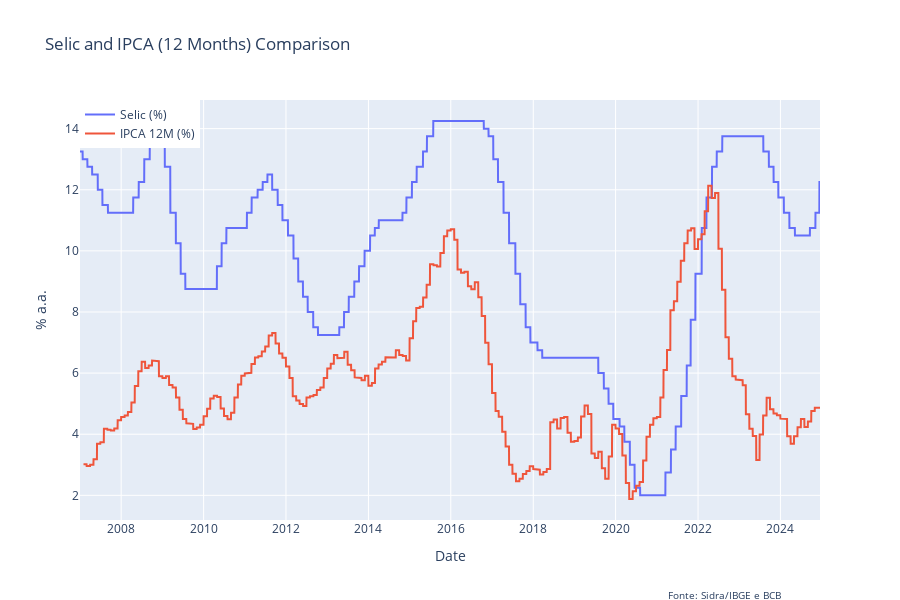

The code cell stored with this chart in its notebook:
### Code cell
import plotly.graph_objects as go


# Merge with forward fill for IPCA data
merged_data = (selic
               .rename(columns={'selic': 'Selic (%)'})
               .merge(ipca[['date', 'Var. MM12M (%)']],
                      left_on='data',
                      right_on='date',
                      how='left')  # Left join to keep all Selic dates
               .drop(columns=['date'])
               .rename(columns={'data': 'Date', 'Var. MM12M (%)': 'IPCA 12M (%)'})
               .sort_values(by='Date')
               .fillna(method='ffill'))  # Forward-fill the IPCA data

# Plot with Plotly
fig = go.Figure()

# Add Selic line
fig.add_trace(go.Scatter(x=merged_data['Date'],
                         y=merged_data['Selic (%)'],
                         mode='lines',
                         name='Selic (%)',
                         line=dict(width=2)))

# Add IPCA line
fig.add_trace(go.Scatter(x=merged_data['Date'],
                         y=merged_data['IPCA 12M (%)'],
                         mode='lines',
                         name='IPCA 12M (%)',
                         line=dict(width=2)))

# Update layout
fig.update_layout(title='Selic and IPCA (12 Months) Comparison',
                  xaxis_title='Date',
                  yaxis_title='% a.a.',
                  template='plotly',
                  legend=dict(x=0, y=1, traceorder='normal'),
                  width=900, height=600,
                  annotations=[
                      dict(text='Fonte: Sidra/IBGE e BCB',
                           x=0.95, y=-0.2,
                           xref='paper', yref='paper',
                           showarrow=False,
                           font=dict(size=10))
                  ])

# Show plot
fig.show()

### Figure 1 — Plotly figure (JSON) as saved in the notebook; plotly's stock layout.template omitted (floating-point values rounded to 4 significant figures; data arrays with more than 128 entries replaced by an {"elided": "..."} marker saying what was removed)
{"data": [{"line": {"width": 2}, "mode": "lines", "name": "Selic (%)", "type": "scatter", "x": {"elided": "6561 str values"}, "y": {"elided": "6561 float values"}}, {"line": {"width": 2}, "mode": "lines", "name": "IPCA 12M (%)", "type": "scatter", "x": {"elided": "6561 str values"}, "y": {"elided": "6561 float values"}}], "layout": {"annotations": [{"font": {"size": 10}, "showarrow": false, "text": "Fonte: Sidra/IBGE e BCB", "x": 0.95, "xref": "paper", "y": -0.2, "yref": "paper"}], "height": 600, "legend": {"traceorder": "normal", "x": 0, "y": 1}, "title": {"text": "Selic and IPCA (12 Months) Comparison"}, "width": 900, "xaxis": {"title": {"text": "Date"}}, "yaxis": {"title": {"text": "% a.a."}}}}
